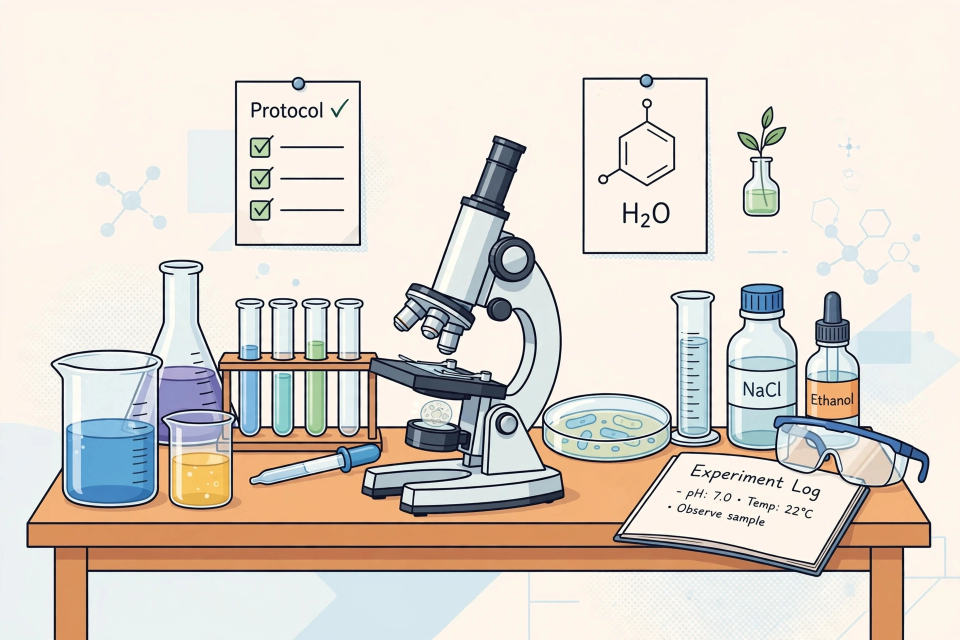
#> input picture os-build/logs/OC2B-images/lab-scene-GENERATED.webp, 1920 x 1280 px (shown at 1/2 size)
$ python -i loop_frames_to_wallpaper.py   (imports and definitions only)
#> lines starting #> are read from the running program, lines starting #| are printed output that depends on the picture
#> further down, picture is the input picture: PIL image 1920x1280 RGB; mean R, G, B 222, 213.6, 204.8
#!/usr/bin/env python3
"""Composite the studio's captured frames into the Meta OS wallpaper loop.

Input : the PNGs written by loop_from_studio.mjs (studio canvas, transparent
        background, 2176x1236 at 2x device scale).
Output: loop-NN.jpg at 1920x1080 — the frame set meta-live.py plays as the
        desktop wallpaper — plus a wrap-around check.

Why a compositor at all: the studio draws glyphs on transparency at its own
canvas size; the wallpaper needs the ink field behind them at the screen size,
and a soft bloom of the same glyphs so the art reads at a distance instead of
looking like small text. Nothing here invents pixels: every glyph comes from
the studio's own render.

Usage: loop_frames_to_wallpaper.py [src-dir] [out-dir] [--frames N] [--fps 30]
"""
import glob
import os
import sys

from PIL import Image, ImageFilter

SRC = sys.argv[1] if len(sys.argv) > 1 and not sys.argv[1].startswith("--") else "/tmp/studio-frames"
OUT = sys.argv[2] if len(sys.argv) > 2 and not sys.argv[2].startswith("--") else "/tmp/loop-wall"
W, H = 1920, 1080
INK = (7, 11, 22)
# The ribbon fills ~94% of the width and never touches the panel or the dock.
FILL = 0.94
BLOOM_RADIUS = 26
BLOOM_ALPHA = 0.34


def compose(frame: Image.Image) -> Image.Image:
    canvas = Image.new("RGB", (W, H), INK)
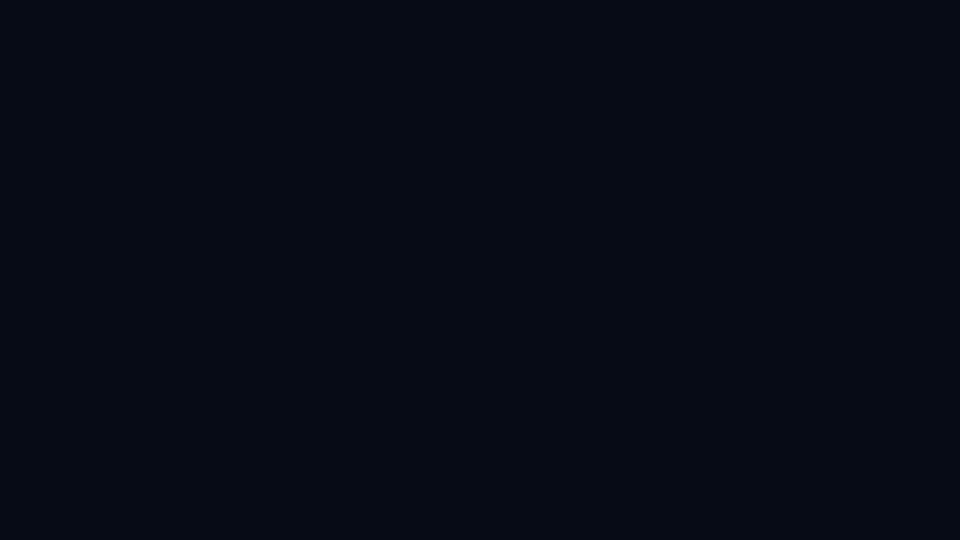
#> canvas: PIL image 1920x1080 RGB (shown at 1/2 size); mean R, G, B 7, 11, 22
    w, h = frame.size
#> w = 1920; h = 1280
    scale = min(W * FILL / w, H * 0.86 / h)
#> scale = 0.726
    art = frame.resize((max(1, int(w * scale)), max(1, int(h * scale))), Image.LANCZOS)
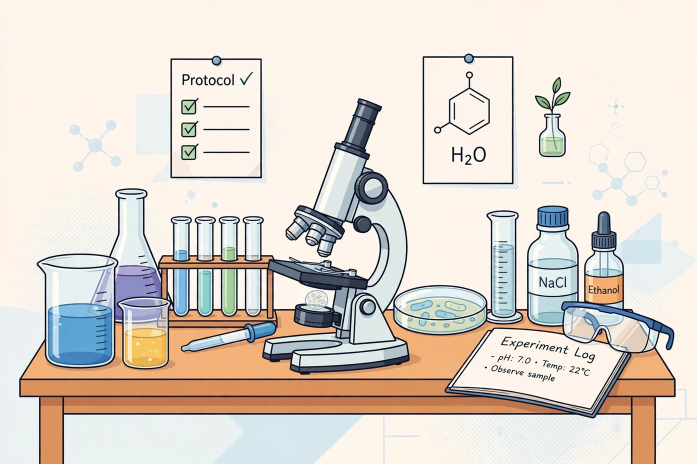
#> art: PIL image 1393x928 RGB (shown at 1/2 size); mean R, G, B 222, 213.6, 204.8
    x = (W - art.width) // 2
#> x = 263
    y = (H - art.height) // 2
#> y = 76
    # Bloom first, so the sharp glyphs sit on top of their own glow.
    if BLOOM_ALPHA > 0:
        glow = art.filter(ImageFilter.GaussianBlur(BLOOM_RADIUS))
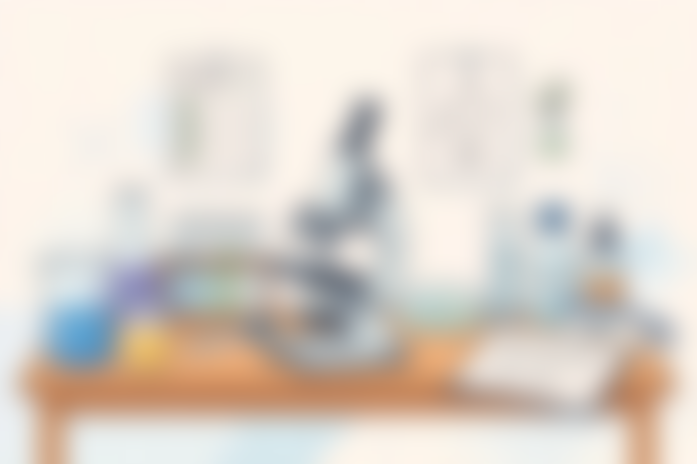
#> glow: PIL image 1393x928 RGB (shown at 1/2 size); mean R, G, B 222, 213.6, 204.8
#> (the run stopped early here; a loop or call above may not have finished)
